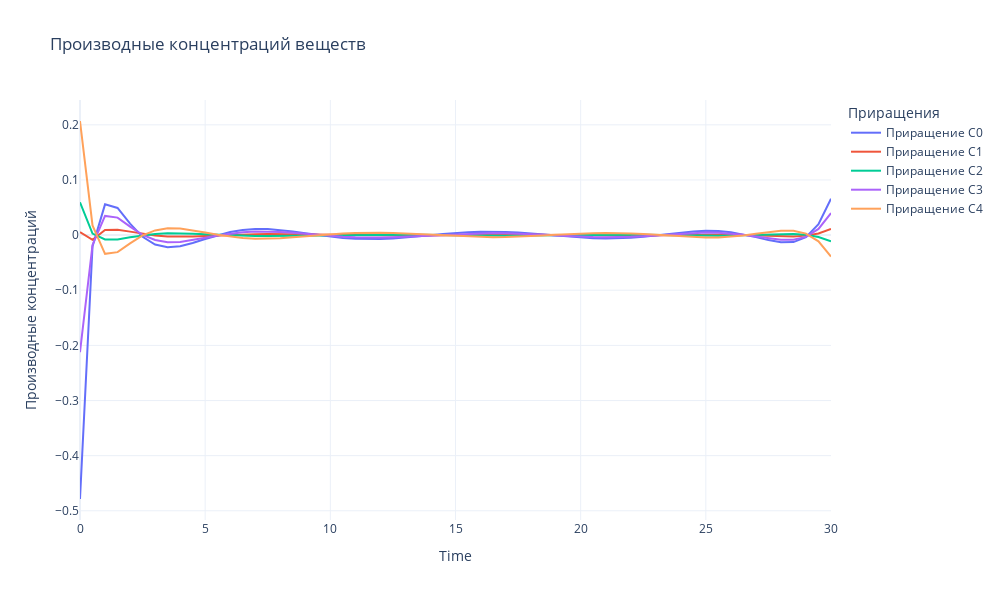

Notebook code cell kept with this figure:
### Markdown cell above
### Визуализация в plotly

### Code cell
fig = go.Figure()

# Добавляем линии для каждого вещества
for i in range(N_SUBSTANCE):
    fig.add_trace(go.Scatter(
        x=tsteps, 
        y=dCdt_TRUE[i] - dCdt_predict[i], 
        mode='lines', 
        name=f'Приращение C{i}'
    ))

# Настройки графика
fig.update_layout(
    title='Производные концентраций веществ',
    xaxis_title='Time',
    yaxis_title='Производные концентраций',
    legend_title='Приращения',
    template='plotly_white',
    width=1000,  # Ширина холста
    height=600   # Высота холста
)

fig.show()
